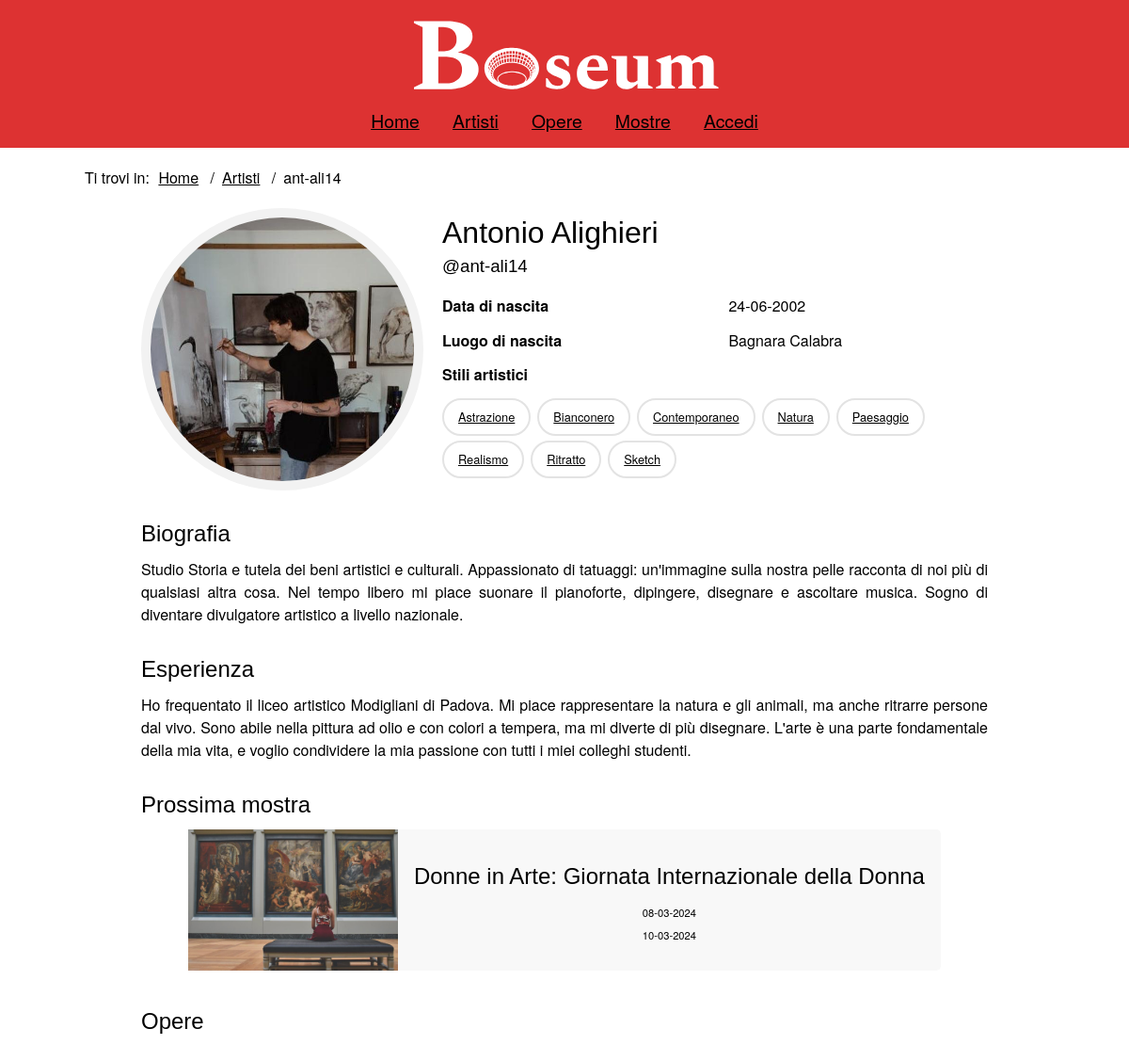
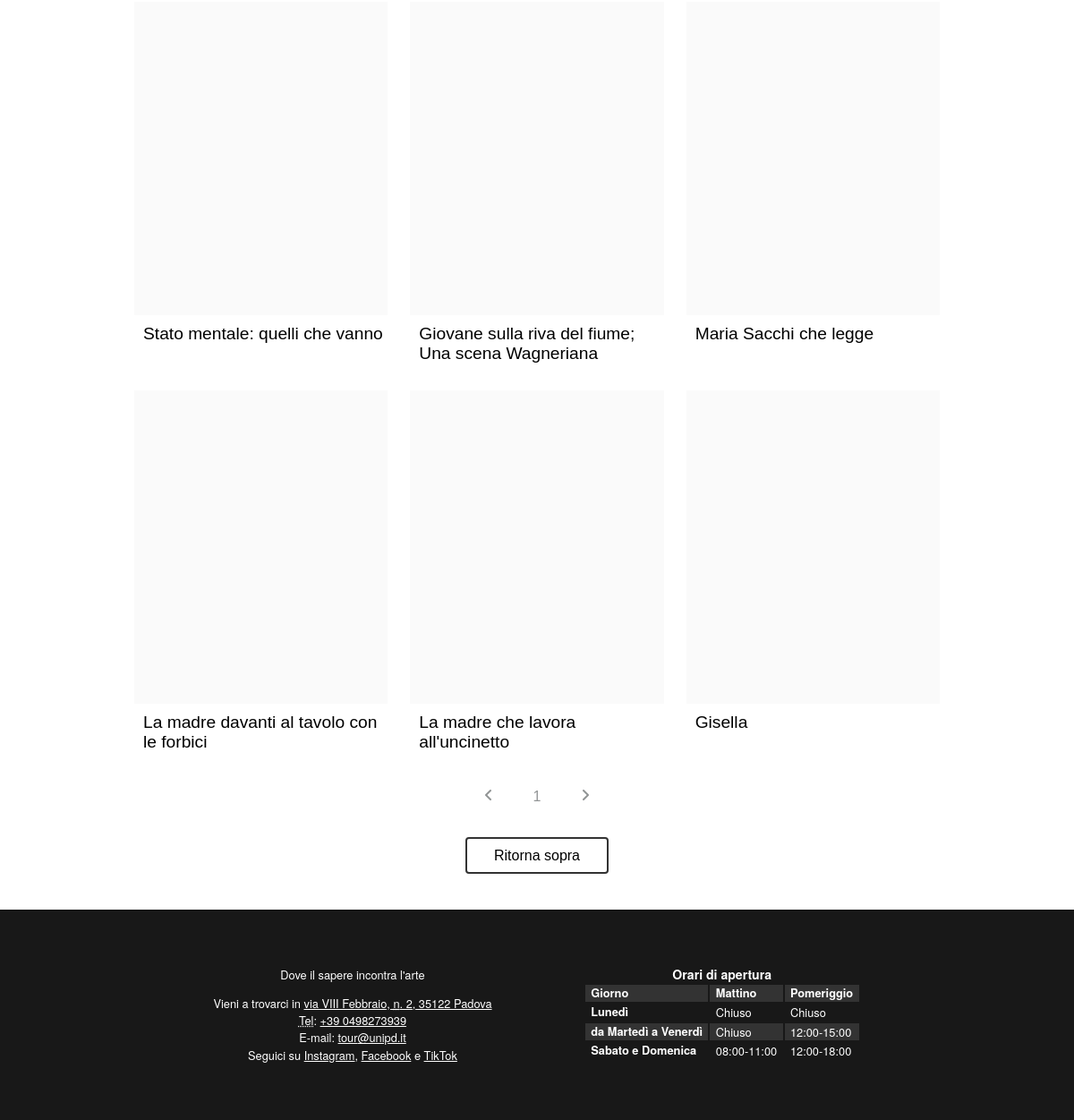
/php/artista.php?id=2, run on the app's committed database (2 pictures, top to bottom).
### tables this page shows
CREATE TABLE `Users` (
  `id` int(11) NOT NULL,
  `username` varchar(30) NOT NULL,
  `password` varchar(255) NOT NULL,
  `name` varchar(30) NOT NULL,
  `lastname` varchar(30) NOT NULL,
  `is_admin` tinyint(1) NOT NULL,
  `image` varchar(100) DEFAULT NULL,
  `birth_date` date DEFAULT NULL,
  `birth_place` varchar(30) DEFAULT NULL,
  `biography` varchar(1000) DEFAULT NULL,
  `experience` varchar(1000) DEFAULT NULL
);

CREATE TABLE `Artshows` (
  `id` int(11) NOT NULL,
  `title` varchar(100) NOT NULL,
  `description` varchar(1000) NOT NULL,
  `image` varchar(100) NOT NULL,
  `start_date` date NOT NULL,
  `end_date` date NOT NULL
);

CREATE TABLE `Artworks` (
  `id` int(11) NOT NULL,
  `title` varchar(100) NOT NULL,
  `main_image` varchar(100) NOT NULL,
  `description` varchar(1000) NOT NULL,
  `height` float DEFAULT NULL,
  `width` float DEFAULT NULL,
  `length` float DEFAULT NULL,
  `start_date` date DEFAULT NULL,
  `end_date` date DEFAULT NULL,
  `upload_time` timestamp NOT NULL DEFAULT current_timestamp(),
  `id_artist` int(11) NOT NULL
);

### php/DBAccess.php (called while the page is built, shortened)
<?php
class DBAccess
{
    private $connection;
    public function openDBConnection()
    {
        try {
            $this->connection = mysqli_connect(
                self::HOST_DB,
                self::USERNAME,
                self::PASSWORD,
                self::DATABASE_NAME
            );
        } catch (\Exception $e) {
            return false;
        }
        return true;
    }
    public function getArtist($id)
    {
        $query = "SELECT Users.id, Users.username, Users.name, Users.lastname, Users.image, Users.birth_date, Users.birth_place, Users.biography, Users.experience
                    FROM Users
                    WHERE Users.id = $id AND NOT Users.is_admin";
        $queryResult = mysqli_query($this->connection, $query) or DBAccess::errorDB(true);
        if (mysqli_num_rows($queryResult) != 0) {
            $result = array();
            while ($row = mysqli_fetch_array($queryResult, MYSQLI_ASSOC)) {
                $result[] = $row;
            }
            return $result;
        } else return null;
    }
    public function getArtistArtworksPreview($id)
    {
        $query = "SELECT Artworks.id, Artworks.main_image, Artworks.title
                    FROM Users JOIN Artworks ON Users.id = Artworks.id_artist
                    WHERE Users.id = $id AND NOT Users.is_admin
                    ORDER BY Artworks.upload_time DESC";
        $queryResult = mysqli_query($this->connection, $query) or DBAccess::errorDB(true);
        if (mysqli_num_rows($queryResult) != 0) {
            $result = array();
            while ($row = mysqli_fetch_array($queryResult, MYSQLI_ASSOC)) {
                $result[] = $row;
            }
            return $result;
        } else return null;
    }
    public function getArtistLabels($id)
    {
        $query = "SELECT DISTINCT ArtworkLabels.label
                    FROM Artworks JOIN ArtworkLabels ON Artworks.id = ArtworkLabels.id_artwork
                    WHERE Artworks.id_artist = $id
                    ORDER BY ArtworkLabels.label";
        $queryResult = mysqli_query($this->connection, $query) or DBAccess::errorDB(true);
        if (mysqli_num_rows($queryResult) != 0) {
            $result = array();
            while ($row = mysqli_fetch_array($queryResult, MYSQLI_ASSOC)) {
                $result[] = $row;
            }
            return $result;
        } else return null;
    }
    public function getNextArtshowOfArtist($id)
    {
        $query = "SELECT Artshows.*
                FROM Users JOIN ArtshowPrenotations ON Users.id = ArtshowPrenotations.id_artist JOIN Artshows ON ArtshowPrenotations.id_artshow = Artshows.id
                WHERE Users.id = $id AND CURRENT_DATE <= Artshows.start_date
                ORDER BY Artshows.start_date ASC
                LIMIT 1";
        $queryResult = mysqli_query($this->connection, $query) or DBAccess::errorDB(true);
        if (mysqli_num_rows($queryResult) != 0) {
            $result = array();
            while ($row = mysqli_fetch_array($queryResult, MYSQLI_ASSOC)) {
                $result[] = $row;
            }
            return $result;
        } else return null;
    }
}

### php/DateManager.php (called while the page is built, shortened)
<?php
class DateManager {
    public static function toDMY($inputDate) {
        $dateTime = DateTime::createFromFormat('Y-m-d', $inputDate);
        return $dateTime->format('d-m-Y');
    }
}
?>

### php/artista.php (the view, shortened to what this page needs)
<?php
require_once 'DBAccess.php';
require_once 'DateManager.php';
require_once 'utils.php';
$isLoggedIn = isset($_SESSION['logged_id']);
$idArtist = $_GET["id"];
$loginOrProfileTitle = $isLoggedIn ?
    ($idArtist == $_SESSION['logged_id'] ?
        '<span lang=\"en\">Account</span>'
        : "<a href=\"artista.php?id=" . $_SESSION['logged_id'] . "\"><span lang=\"en\">Account</span></a>")
    : "<a href=\"login.php\">Accedi</a>";
$artistButtons = "";
$createArtwork = "";
$connection = new DB\DBAccess();
$infoArtistArtworks = $connection->getArtist($idArtist);
$labels = $connection->getArtistLabels($idArtist);
$artistNextArtshow = $connection->getNextArtshowOfArtist($idArtist);
$artworksPreview = $connection->getArtistArtworksPreview($idArtist);
if (!$infoArtistArtworks || sizeof($infoArtistArtworks) <= 0) {
    header("location: ../php/404.php");
} else {
    $name = $infoArtistArtworks[0]['name'];
    $lastname = $infoArtistArtworks[0]['lastname'];
    $username = $infoArtistArtworks[0]['username'];
    $image = $infoArtistArtworks[0]['image'];
    $biography = '';
    if ($infoArtistArtworks[0]['biography']) {
        $biography = "<article class=\"artist_description\"><h3>Biografia</h3><p>" . $infoArtistArtworks[0]['biography'] . "</p></article>";
    }
    $experience = '';
    if ($infoArtistArtworks[0]['experience']) {
        $experience = "<article class=\"artist_description\"><h3>Esperienza</h3><p>" . $infoArtistArtworks[0]['experience'] . "</p></article>";
    }
    $details = "<dl>";
    if ($infoArtistArtworks[0]['birth_date']) {
        $details .= "<dt>Data di nascita</dt>
                            <dd>
                                <time datetime=\"" . $infoArtistArtworks[0]['birth_date'] . "\">" . DateManager::toDMY($infoArtistArtworks[0]['birth_date']) . "</time>
                            </dd>";
    }
    if ($infoArtistArtworks[0]['birth_place']) {
        $details .= "<dt>Luogo di nascita</dt>
                            <dd>" . $infoArtistArtworks[0]['birth_place'] . "</dd>";
    }
    if ($labels && sizeof($labels) > 0) {
        $labelsContainer = "<dt>Stili artistici</dt><dd id=\"artist_labels\"><ul class=\"label_list\">";
        foreach ($labels as $label) {
            $labelsContainer .= "<li class=\"label\"><a href=\"opere.php?" . $label['label'] . "=" . $label['label'] . "\">" . ucfirst($label['label']) . "</a></li>";
        }
        $labelsContainer .= "</ul></dd></dl>";
        $details .= $labelsContainer;
    }
    $nextArtshow = "<p>L'artista non parteciperà a nessuna prossima mostra.</p>";
    if ($artistNextArtshow && sizeof($artistNextArtshow) > 0) {
        $startDateReverse = DateManager::toDMY($artistNextArtshow[0]['start_date']);
        $endDateReverse = DateManager::toDMY($artistNextArtshow[0]['end_date']);
        $nextArtshow = "<div class=\"gallery_item\">
                            <a
                            href=\"mostra.php?id=" . $artistNextArtshow[0]['id'] . "\">
                            <div class=\"artshow_gallery_item\">
                                <div class=\"artshow_gallery_item_image\">
                                        <img
                                            src=\"" . $artistNextArtshow[0]['image'] . "\"
                                            alt=\"\" />
                                </div>
                                <div class=\"artshow_gallery_item_info\">
                                    <div class=\"artshow_gallery_item_title\">
                                            <h3>
                                                " . $artistNextArtshow[0]['title'] . "
                                            </h3>
                                    </div>
                                    <div class=\"artshow_gallery_item_dates\">
                                        <p>
                                            <time datetime=\"" . $artistNextArtshow[0]['start_date'] . "\">
                                                " . $startDateReverse . "
                                            </time>
                                        </p>
                                        <p>
                                            <time datetime=\"" . $artistNextArtshow[0]['end_date'] . "\">
                                                " . $endDateReverse . "
                                            </time>
                                        </p>
                                    </div>
                                </div>
                            </div>
                        </a>
                        </div>";
    }
    $artworks = "<p>L'artista non ha ancora caricato nessuna opera.</p>";
    if ($artworksPreview && sizeof($artworksPreview) > 0) {
        $artworks = "<div class=\"results_section\" id=\"paginated_section\">";
        foreach ($artworksPreview as $artwork) {
            $artworks .= "<figure class=\"gallery_item\">
                        <div class=\"artwork_gallery_item_image\">
                            <a aria-label=\"Visita la pagina dell'opera " . $artwork['title'] . "\"
                                href=\"opera.php?id=" . $artwork['id'] . "\">
                                <img
                                    src=\"" . $artwork['main_image'] . "\" alt=\"\"/>
                            </a>
                        </div>
                        <figcaption>
                            <h3 class=\"artwork_gallery_item_title\">" . $artwork['title'] . "</h3>
                        </figcaption>
                    </figure>";
        }
        $artworks .= "</div>" . addPaginator();
    }
    $artista = file_get_contents("../templates/artista.html");
    $artista = str_replace("{{login_or_profile_title}}", $loginOrProfileTitle, $artista);
    $artista = str_replace("{{name}}", $name, $artista);
    $artista = str_replace("{{lastname}}", $lastname, $artista);
    $artista = str_replace("{{username}}", $username, $artista);
    $artista = str_replace("{{artist_buttons}}", $artistButtons, $artista);
    $artista = str_replace("{{create_artwork}}", $createArtwork, $artista);
    $artista = str_replace("{{image}}", $image, $artista);
    $artista = str_replace("{{details}}", $details, $artista);
    $artista = str_replace("{{biography}}", $biography, $artista);
    $artista = str_replace("{{experience}}", $experience, $artista);
    $artista = str_replace("{{next_artshow}}", $nextArtshow, $artista);
    $artista = str_replace("{{artworks}}", $artworks, $artista);
    echo ($artista);
}

### assets/CSS/mini.css (style rules this page uses)
header { display: flex; align-items: center; justify-content: space-between; }
header h1 { background-image: url("../images/logomini.png"); font-size: 3em; }
#menu { width: max-content; color: white; transition: transform 0.5s ease; z-index: 3; }
#menu nav { position: fixed; right: 0; top: 0; width: 100%; padding: 5em 0 3em 0; background: var(--headerBgColor); transform: translateY(-100%); transition: transform 0.5s ease; }
#menu nav ul { flex-direction: column; align-items: center; margin: auto; }
#menu nav ul li { padding-bottom: 15px; }
#menu nav a { visibility: hidden; }
.results_section { max-width: min(85vw, 1440px); display: block; margin: 30px auto; }
.artwork_gallery_item_image { max-height: 250px; min-height: unset; min-width: unset; }
footer { flex-wrap: wrap-reverse; }
footer div { padding: 2em 1em; }
.gallery_item { margin-top: 2em; max-width: unset; }
.artist_header { display: block; }
.edit_artist_container { margin-bottom: 2em; }
.artist_image_container { width: 100%; }

### assets/CSS/print.css (style rules this page uses)
html { padding: 0.5cm; }
h3, h4, h5, h6 { font-size: 1.5em; }
#menu { display: none; }
.breadcrumb, .breadcrumb li { display: inline; list-style: none; }
.breadcrumb li:after { content: "/"; padding: 1em; }
footer { margin-top: 2cm; }
#infofoot { border: 1px solid black; border-radius: 10px; text-align: center; font-size: 0.8em; }
#listinfofoot { list-style: none; }
#orariofoot { display: none; }
.artshow_gallery_item { width: 100%; padding: 0.2cm; border: 0.5px solid grey; display: flex; flex-direction: row; }
.artshow_gallery_item_info { margin-left: 0.5cm; }
.artshow_gallery_item_image img { width: auto; height: 4cm; }
.gallery_item { padding: 0.5cm 0 0.5cm; display: flex; flex-direction: row; }
.artwork_gallery_item_title { padding: 1cm; }
.artwork_gallery_item_image, .gallery_item figcaption { display: inline-block; }
.label_list li a { color: black; text-decoration: none; }
.artist_image_container img { height: 5cm; width: auto; margin-top: 1cm; }
.artist_section { max-width: min(85vw, 900px); margin: auto; }
.artist_header { display: flex; gap: 20px; align-items: center; justify-content: center; padding-bottom: 1em; margin-bottom: 2em; border-bottom: 2px solid var(--colorMediumGrey); }
.artist_image_container { width: 5cm; height: auto; }
.artist_image_container img { height: auto; width: 5cm; }
.artist_info { margin-top: 1cm; }
.artist_info h2 { font-size: 2em; font-weight: 500; word-break: break-word; }
.artist_info h3 { font-size: 1.1em; font-weight: 600; }
.artist_info h2, .artist_info h3 { display: inline; }
.artist_info dl { display: grid; column-gap: 2em; row-gap: 0.8em; align-items: center; }
.artist_info dl dt { grid-column-start: 1; font-weight: 600; }
.artist_info dl dd { grid-column-start: 2; }
.results_section .gallery_item { padding: 0.2cm; border: 0.5px solid grey; }

### data on the page
users: artista "Home Artisti Opere Mostre Ti trovi in: Home Artisti ant-ali14 Antonio Alighieri @ant-ali14 Prossima mostra Opere Dove il sapere incontra l'arte Vieni a trovarci in via VIII Febbraio, n . 2, 35122 Padova Tel : +39 0498273939 E-mail : tour @unipd.it Seguici su Instagram , Facebook e TikTok Orari di apertura Giorno Mattino Pomeriggio Lunedì Chiuso Chiuso da Martedì a Venerdì Chiuso 12:00 - 15:00 Sabato e Domenica 08:00 - 11:00 12:00 - 18:00", image+username+lastname (picture), birth_date "24-06-2002", birth_place "Bagnara Calabra", biography "Studio Storia e tutela dei beni artistici e culturali. Appassionato di tatuaggi: un'immagine sulla nostra pelle racconta di noi più di qualsiasi altra cosa. Nel tempo libero mi piace suonare il pianoforte, dipingere, disegnare e ascoltare musica. Sogno di diventare divulgatore artistico a livello nazionale.", experience "Ho frequentato il liceo artistico Modigliani di Padova. Mi piace rappresentare la natura e gli animali, ma anche ritrarre persone dal vivo. Sono abile nella pittura ad olio e con colori a tempera, ma mi diverte di più disegnare. L'arte è una parte fondamentale della mia vita, e voglio condividere la mia passione con tutti i miei colleghi studenti."
artshows: image (picture), title "Donne in Arte: Giornata Internazionale della Donna", start_date "08-03-2024", end_date "10-03-2024"
artworks: title "Stato mentale: quelli che vanno"
artworks: title "Giovane sulla riva del fiume; Una scena Wagneriana"
artworks: title "Maria Sacchi che legge"
artworks: title "La madre davanti al tavolo con le forbici"
artworks: title "La madre che lavora all'uncinetto"
artworks: title "Gisella"

### other printed values
$label['label'] "Astrazione"
$label['label'] "Bianconero"
$label['label'] "Contemporaneo"
$label['label'] "Natura"
$label['label'] "Paesaggio"
$label['label'] "Realismo"
$label['label'] "Ritratto"
$label['label'] "Sketch"
